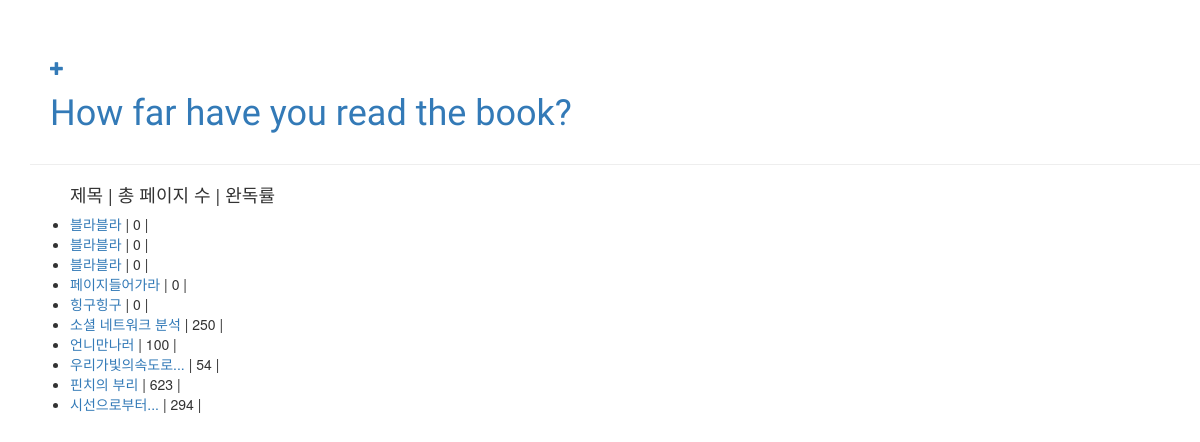
The page /list/ on the database as committed earlier.
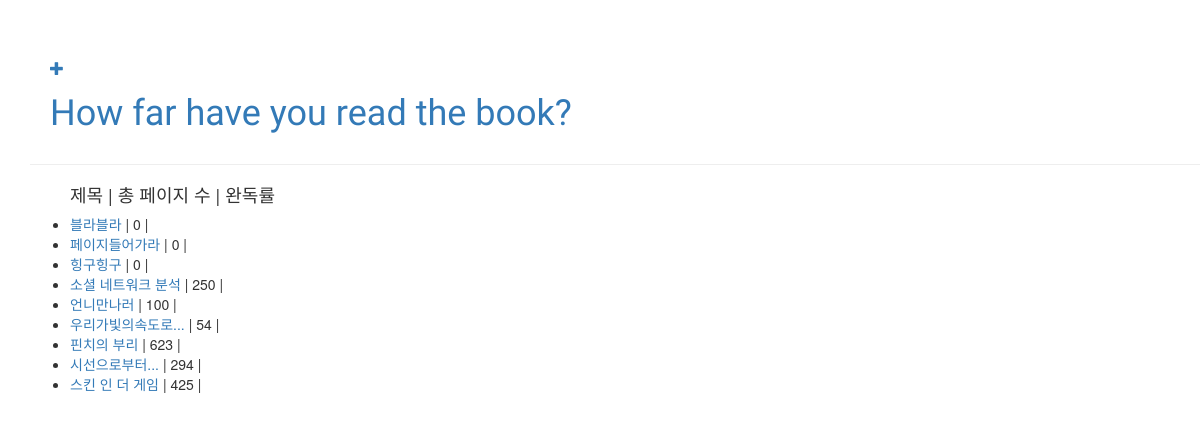
The same page on the database as committed later.
### diary/models.py (models this page shows, shortened)
class Article(models.Model):
	title = models.CharField(max_length=50)
	pageTotal = models.PositiveIntegerField(default=0)
	created_date = models.DateTimeField(default=timezone.now)

### diary/views.py (the view)
# urls.py: path('list/', views.book_list, name='book-list'), # 이게 가장 기본 페이지였으면 좋겠음.
def book_list(request, pk="1"):
	articleList = Article.objects.all().order_by('created_date') # 모든 column을 가져오겠다.
	return render(request, 'list.html', {'mylist':articleList})

### diary/templates/list.html
{% extends 'base.html' %}
{% block content %}
	<ul>
	<h4>제목 | 총 페이지 수 | 완독률</h4>
	{% for article in mylist %}
	<li><a href="/detail/{{article.pk}}">{{ article.title }}</a> | {{ article.pageTotal }}
		|
	</li>
	{% endfor %}
	</ul>
{% endblock %}

Rows that differ between the two databases and show on the page:
removed Article: title "블라블라", pageTotal "0"
removed Article: title "블라블라", pageTotal "0"
added Article: title "스킨 인 더 게임", pageTotal "425"
